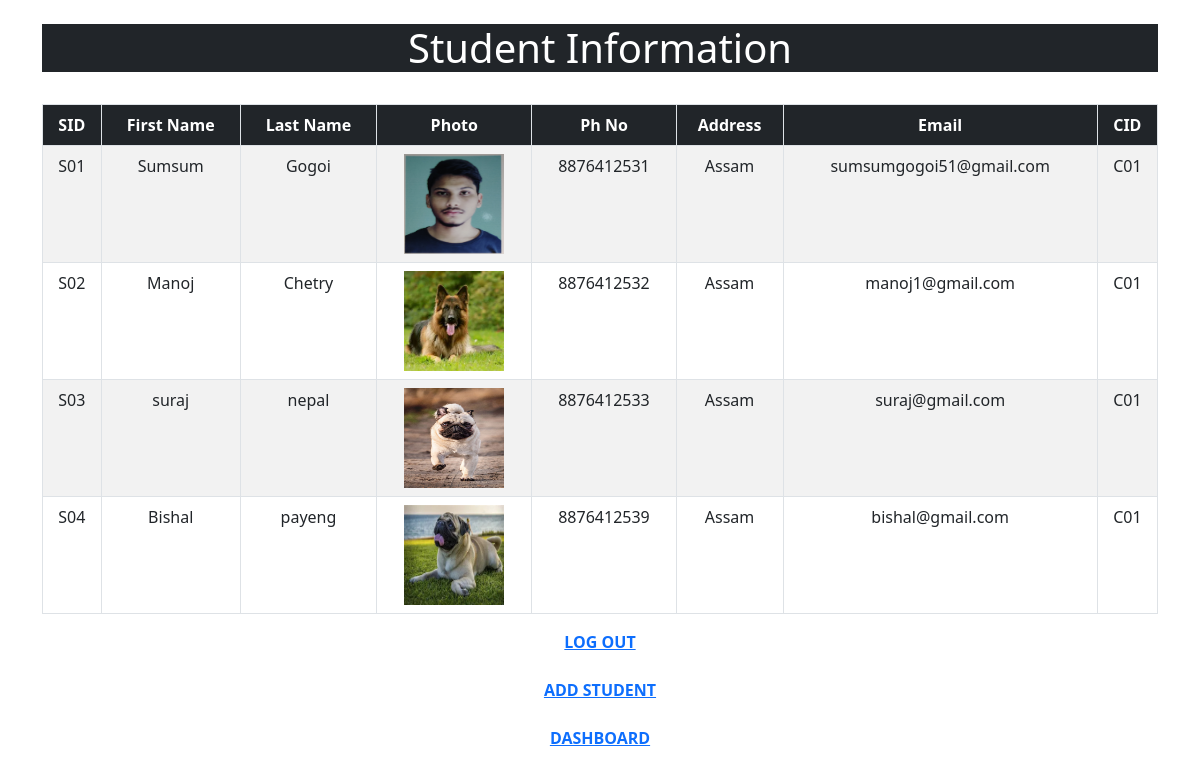
Screenshot of /uploads.php with the database file from the repository.
### tables this page shows
CREATE TABLE `student` (
  `sid` varchar(20) NOT NULL,
  `fname` varchar(20) NOT NULL,
  `lname` varchar(20) NOT NULL,
  `photo` varchar(255) NOT NULL,
  `phno` varchar(20) NOT NULL,
  `address` text NOT NULL,
  `email` varchar(40) DEFAULT NULL,
  `cid` varchar(20) NOT NULL
);

### uploads.php (the view, shortened to what this page needs)
<!doctype html>
<html lang="ar" dir="rtl">
  <head>
    <link rel="stylesheet" href="https://cdn.jsdelivr.net/npm/bootstrap@5.2.0/dist/css/bootstrap.rtl.min.css">
  </head>
  <body>
    <div class="container">
        <br>
        <h1 class="text-center text-white bg-dark"> Student Information</h1>
        <br>
        <div class="table-responsive ">
            <table class ="table table-bordered table-striped table-hover text-center">
            <thead class="bg-dark text-white" >
                <th>CID</th>
                <th>Email</th>
                <th>Address</th>
                <th>Ph No</th>
                <th>Photo</th>
                <th>Last Name</th>
                <th>First Name</th>
                <th>SID</th>
            </thead>
            <tbody>
                <?php
                            include 'php/dbconnect.php';
                            $displayquery = "select * from student";
                            $qdisplay = mysqli_query($conn, $displayquery);
                            while($result= mysqli_fetch_array($qdisplay)){
                        ?>
                        <tr>
                            <td> <?php echo $result['cid']?></td>
                            <td> <?php echo $result['email'] ?> </td>
                            <td> <?php echo $result['address']?> </td>
                            <td> <?php echo $result['phno'] ?></td>
                            <td> <img src=" <?php echo $result['photo'] ?>" height="100px" width="100px"></td>
                            <td> <?php echo $result['lname']?></td>
                            <td> <?php echo $result['fname']?> </td>
                            <td> <?php echo $result['sid'] ?> </td>
                        </tr>
                        <?php
                       }
                       ?>
            </tbody>
            </table>
        </div>
    </div>
    <div class="container text-center">
    <strong><a href="/cms/logout.php"> LOG OUT </a></strong>
      <br><br>
       <strong> <a href="addstudent.php"> ADD STUDENT </a></strong>
       <br><br>
       <strong> <a href="index.php"> DASHBOARD</a></strong>
    </div>
  </body>
</html>

### rows the page displays
student: cid "C01", email "sumsumgogoi51@gmail.com", address "Assam", phno "8876412531", photo (picture), lname "Gogoi", fname "Sumsum", sid "S01"
student: cid "C01", email "manoj1@gmail.com", address "Assam", phno "8876412532", photo (picture), lname "Chetry", fname "Manoj", sid "S02"
student: cid "C01", email "suraj@gmail.com", address "Assam", phno "8876412533", photo (picture), lname "nepal", fname "suraj", sid "S03"
student: cid "C01", email "bishal@gmail.com", address "Assam", phno "8876412539", photo (picture), lname "payeng", fname "Bishal", sid "S04"
